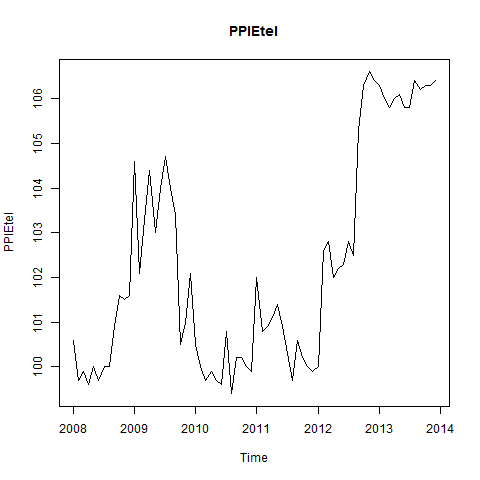

This figure's R source:
#Creates PPIEtel plot

png("Plots/PPIEtel_plot.png")
plot(PPIEtel, main="PPIEtel")
dev.off()